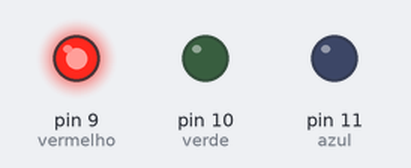
Recording of a sketch running on a simulated Arduino Uno, built with avr-gcc and run on an emulated ATmega328P. Parts: output pins drawn as LEDs (lit = HIGH).

Above: at 0.5 s.
At 1.5 s:
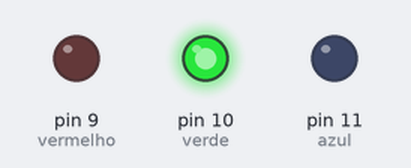
At 5.5 s:
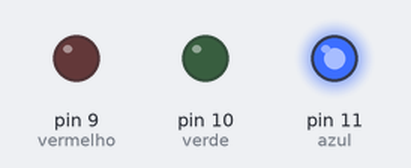
Timing chart, 0 to 6.9 s (numbered marks = the images above):
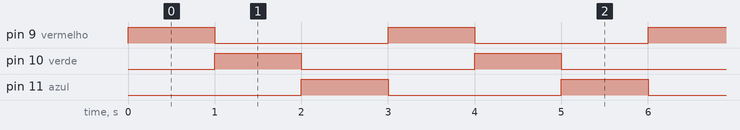

Measured:
- by itself, pin 9 (vermelho), pin 10 (verde), pin 11 (azul): alternates HIGH for 1.0 s and LOW for 2.0 s
- by itself, everything shown: repeats every 3.0 s, in 3 steps

The sketch:

sketch.ino
```cpp
int vermelho = 9; // pino PWM para vermelho
int verde    = 10; // pino PWM para verde
int azul     = 11; // pino PWM para azul

void setup() {
  pinMode(vermelho, OUTPUT);
  pinMode(verde, OUTPUT);
  pinMode(azul, OUTPUT);
}

void loop() {
  // Vermelho
  analogWrite(vermelho, 255);
  analogWrite(verde, 0);
  analogWrite(azul, 0);
  delay(1000);

  // Verde
  analogWrite(vermelho, 0);
  analogWrite(verde, 255);
  analogWrite(azul, 0);
  delay(1000);

  // Azul
  analogWrite(vermelho, 0);
  analogWrite(verde, 0);
  analogWrite(azul, 255);
  delay(1000);
}
```
